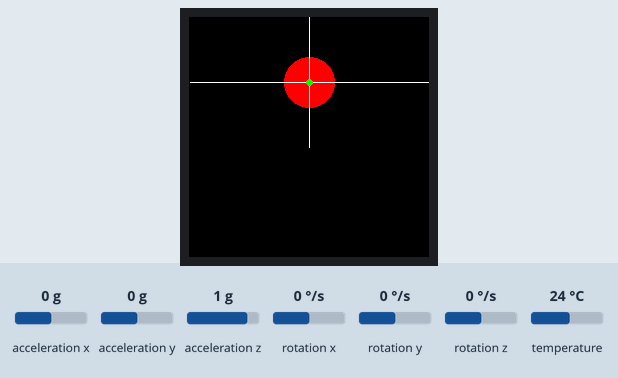
Bench run of a sketch on a simulated ESP32. On the bench: 240×240 colour display. Inputs (shaded band) come from the test bench; at power-on: acceleration x 0 g, acceleration y 0 g, acceleration z 1 g, rotation x 0 °/s, rotation y 0 °/s, rotation z 0 °/s, temperature 24 °C. What the sketch prints to the serial monitor is not drawn.

Above: at 1.5 s.
1.6 s: acceleration x set to -1.4 g
3.2 s: acceleration x set to -0.8 g
At 4.1 s:
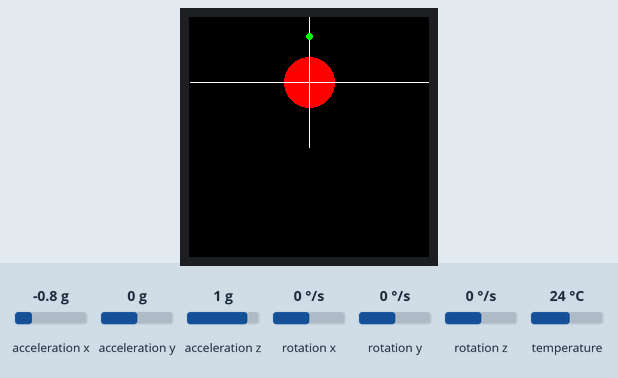
4.9 s: acceleration y set to -0.8 g
At 5.7 s:
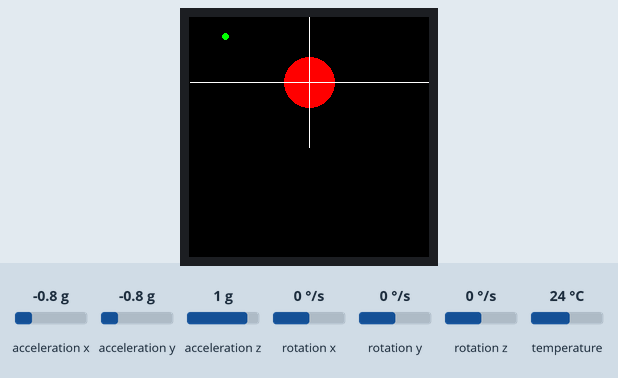
6.7 s: acceleration y set to 0.8 g
At 7.2 s:
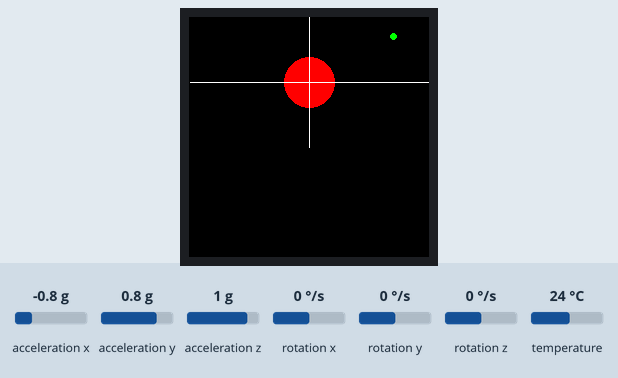
Timing chart, 0 to 9.4 s (numbered marks = the images above; inputs shaded):
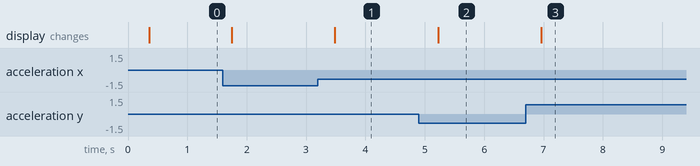

The sketch:

giroscopioesp32.ino
```cpp
#include <Adafruit_MPU6050.h>  //libreria para el giroscopio mpu 6050
#include <Adafruit_Sensor.h>   //libreria para el uso de giroscopio
#include <Wire.h>              //libreria para usar el protocolo i2c(giroscopio)
#include <TFT_eSPI.h>          //libreria para controlar la pantalla TFT
#include <SPI.h>               //libreria para usar el protocolo SPI(pantalla)
#include <SoftwareSerial.h>    //libreria para crear un puerto uart (receptor-transmisor asincrono universal)
SoftwareSerial hc(27, 26);     //rx-tx
#define boton 35               //definimos un boton (no usado)
#define TFT_W 240              //ancho de pantalla
#define TFT_H 130              //alto de pantalla
Adafruit_MPU6050 mpu;          //creacion del objeto mpu
TFT_eSPI tft = TFT_eSPI();     //creacion del objeto para la pantalla
int contador = 0;

void setup() {
  tft.init();                 //configuracion inicial para la pantalla tft
  tft.setRotation(1);         //establece la direccion de pantalla
  tft.fillScreen(TFT_BLACK);  // establece el color de fondo
  Serial.begin(9600);         //inicia la comunicacion serial (9600 baudios)
  hc.begin(9600);             //inicia la comunicacion serial (9600 baudios)
                              /////////////////////// configuracion del mpu 6050//////////////////
  mpu.begin();
  mpu.setAccelerometerRange(MPU6050_RANGE_8_G);
  mpu.setGyroRange(MPU6050_RANGE_500_DEG);
  mpu.setFilterBandwidth(MPU6050_BAND_21_HZ);
  delay(100);  //retraso de 100 milisegundos
}

void loop() {
  //display.height() =y
  //display.width()=x
  /////////////////////////mpu 6050/////////////////
  //se optienen los valores del giroscopio y se almacenan en a,g,tem
  sensors_event_t a, g, temp;
  mpu.getEvent(&a, &g, &temp);
  //////////////conversion de valores/////////
  //convierte los valores en x-y para graficar en la pantalla tft
  //el rango en ambos ejes son (-10,10) tanto para los ejes x-y
  float y = a.acceleration.x;          //almacena el valor del eje x a la variable y
  int y1 = map(y, -10, 10, 0, TFT_H);  //convierte los valores de y con parametros (-10,10) a (0,alto_de_pantalla)
  float x = a.acceleration.y;          //almacena el valor del eje y a la variable x
  int x1 = map(x, -10, 10, 0, TFT_W);  //convierte los valores de x con parametros (-10,10) a (0,ancho_de_pantalla)

  Serial.print(x1);  //imprime el eje x
  Serial.print(" ");
  Serial.println(y1);  //imprime el eje x

  tft.fillCircle(TFT_W / 2, TFT_H / 2, 130, TFT_BLACK);  //crea un circulo de color negro en el centro con un diametro de 130 pixeles
  tft.fillCircle(TFT_W / 2, TFT_H / 2, 25, TFT_RED);     //crea un circulo de color rojo en el centro con un diametro de 25 pixeles
  //    tft.fillCircle(TFT_W / 2 , TFT_H / 2 , 30, TFT_BLACK);
  tft.drawLine(TFT_W / 2, 0, TFT_W / 2, TFT_H, TFT_WHITE);  //crea una linea vertical en el centro de color blanco
  tft.drawLine(1, TFT_H / 2, TFT_W, TFT_H / 2, TFT_WHITE);  //crea una linea horizontal en el centro de color blanco
  tft.fillCircle(x1, y1, 3, TFT_GREEN);                     //crea un circulo de color verde con un diametro de 3 pixeles

  if (y1 > 92) {          //si el eje y es mayor a 92
    hc.println("r");      //envia una r por el puerto uart
  } else if (y1 < 39) {   //si el eje y es menor a 39
    hc.println("a");      //envia una a por el puerto uart
  } else if (x1 > 144) {  //si el eje x es mayor a 144
    hc.println("d");      //envia una d por el puerto uart
  } else if (x1 < 96) {   //si el eje x es menor a 96
    hc.println("i");      //envia una i por el puerto uart
  } else {                //en caso que ninguna condicion se cumpla
    hc.println("s");      //envia una s por el puerto uart
  }


  delay(300);                   //retardo de 300 milisegundos
}
```

Measured:
- after the input at 3.2 s, the display: changes after 0.29 s (image 1)
- after the input at 4.9 s, the display: changes after 0.33 s (image 2)
- after the input at 6.7 s, the display: changes after 0.26 s (image 3)
